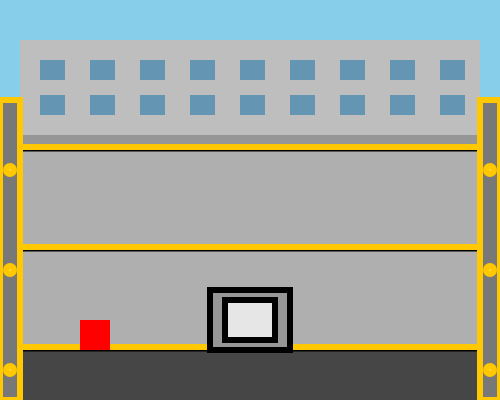
Frame 1 (no input)
Frame 60 (no input): identical to frame 1, image omitted
Frame 120 (the mouse pressed at the canvas centre since frame 60): identical to frame 1, image omitted

The p5.js sketch that drew this single still picture (run headless with seeded random() and noise() and a simulated clock; from frame 60 on, the mouse is pressed at the canvas centre):

// p5.js sketch
// ── sketch.js
// Tarefa 4 - MEF Kestone Kapers
//Estados possíveis
const PARADO =0;
const SUBINDO =1;
const DESCENDO =2;
//Estado inicial
let estadoElevador = PARADO;

//Estados do personagem
const ANDANDO = 0;
const NO_ELEVADOR = 1;

let estadoPersonagem = ANDANDO;

// Locais do elevador nos pavimentos
// 0 = Pavimento 1
// 1 = Pavimento 2 
// 2 = Pavimento 3 
let pavimentos = [350,250,150];
let pavimentoElevador = 0;
let pavimentoPersonagem = 0;


// posição do personagem
let xPersonagem = 80;
let yPersonagem;

// posição do elevador
let xElevador = 210;
let yElevador;

// Tempo do elevador
let tempoElevador = 0;

function setup(){
  createCanvas(500,400);
  yPersonagem = pavimentos[pavimentoPersonagem] - 30;
  yElevador = pavimentos[pavimentoElevador] - 60;
}

function draw(){
  background(220);

  desenharCenario();
  atualizarElevador();
  movimentarPersonagem();
  desenharElevador();
  desenharPersonagem();
}

//Cenário

function desenharCenario(){

  // Céu
  background(135, 206, 235);

  // Prédio ao fundo
  fill(190, 190, 190);
  noStroke();
  rect(20, 40, 460, 310);

  // Janelas do prédio
  fill(100, 150, 180);

  for(let x = 40; x < 470; x += 50){
    for(let y = 60; y < 130; y += 35){
      rect(x, y, 25, 20);
    }
  }

  // Faixa decorativa do prédio
  fill(150, 150, 150);
  rect(20, 135, 460, 15);

  // Espaços entre os pavimentos
  fill(175, 175, 175);
  rect(20, 150, 460, 100);
  rect(20, 250, 460, 100);

  // Pavimento 1
  fill(70, 70, 70);
  rect(20, 350, 460, 50);

  // Linhas dos pavimentos
  stroke(0);
  strokeWeight(3);

  line(20, 350, 480, 350);
  line(20, 250, 480, 250);
  line(20, 150, 480, 150);

  // Faixas coloridas nas bordas dos pavimentos
  stroke(255, 200, 0);
  strokeWeight(6);

  line(20, 347, 480, 347);
  line(20, 247, 480, 247);
  line(20, 147, 480, 147);



  // Colunas laterais
  fill(120, 120, 120);

  rect(0, 100, 20, 300);
  rect(480, 100, 20, 300);

  // Pequenas luzes nas laterais
  fill(255, 220, 80);

  ellipse(10, 170, 8, 8);
  ellipse(490, 170, 8, 8);

  ellipse(10, 270, 8, 8);
  ellipse(490, 270, 8, 8);

  ellipse(10, 370, 8, 8);
  ellipse(490, 370, 8, 8);
}



//Atualização do Elevador (mesma lógica da gangorra da atividade 3)
function atualizarElevador(){
  tempoElevador++;
  //Elevador parado
  if(estadoElevador ===PARADO){
    //tempo de espera
    if(tempoElevador >120){
      //se estiver no 1, vai pro 2
      if(pavimentoElevador === 0){
        estadoElevador = SUBINDO;
      }
        //se estiver no 2, verificar de onde veio
      else if(pavimentoElevador === 1){
        if(proximoMovimento === SUBINDO){
          //Se o proximo movimento for para cima
          estadoElevador = SUBINDO;
        }
          //Se o proximo movimento for para baixo
        else{
          estadoElevador = DESCENDO;
        }
      }
      //Se estiver no 3, ele desce pro 2
      else if(pavimentoElevador === 2){
        estadoElevador = DESCENDO;
      }
      tempoElevador = 0;
    }
  }
  //Elevador subindo
  if(estadoElevador === SUBINDO){
    yElevador -=2;

    //Chegou ao proximo pavimento
    if(yElevador <= pavimentos[pavimentoElevador+1]-60){
      yElevador = pavimentos[pavimentoElevador +1] -60;
      pavimentoElevador++;
      estadoElevador = PARADO;
      tempoElevador =0;

      //quando chega ao pavimento 2, vindo do 1, o proximo movimento é subir pro 3
      if(pavimentoElevador ===1){
        proximoMovimento =SUBINDO;
      }
    }
  }
  //Elevador descendo
  if(estadoElevador === DESCENDO){
    yElevador +=2;

    //Chegou ao proximo pavimento
    if(
      yElevador >=
      pavimentos[pavimentoElevador -1] -60
    ) {

      yElevador =
        pavimentos[pavimentoElevador-1]-60;

      pavimentoElevador--;
      estadoElevador =PARADO;
      tempoElevador = 0;

      //Quando chega do 2 vindo do 3, o proximo movimento é descer pro 1
      if(pavimentoElevador ===1 ){
        proximoMovimento = DESCENDO;
      }
    }
  }

  //Personagem no elevador
  if(estadoPersonagem === NO_ELEVADOR){
    xPersonagem = xElevador +25;

    yPersonagem = yElevador +30;
    pavimentoPersonagem = pavimentoElevador;
  }
}
//Proximo movimento do elevador
let proximoMovimento = SUBINDO;


function desenharElevador(){
  fill(150);
  stroke(0);

  rect(
    xElevador,
    yElevador,
    80,
    60
  );

  fill(230);
  rect(
    xElevador+15,
    yElevador+10,
    50,
    40
  );

  fill(0);
  noStroke();
}

function desenharPersonagem(){
  fill(255,0,0);

  noStroke();

  rect(
    xPersonagem,
    yPersonagem,
    30,
    30
  );
}

function movimentarPersonagem(){
  //Andar apenas fora do Elevador
  if(estadoPersonagem === ANDANDO){
    if(keyIsDown(LEFT_ARROW)){
      xPersonagem -=3;
    }
    if(keyIsDown(RIGHT_ARROW)){
      xPersonagem +=3;
    }

    //Impede o personagem de sair da tela
    xPersonagem = constrain(xPersonagem,20,width-50);
  }
}

function keyPressed(){
  if(estadoPersonagem === ANDANDO){

    if(key === "e" || key === "E"){
      if(colidiuComElevador()){
        estadoPersonagem = NO_ELEVADOR;
        xPersonagem = xElevador +25;
        yPersonagem = yElevador +30;
      }
    }
  }

  else if(estadoPersonagem === NO_ELEVADOR){
    if(key === "e" || key === "E"){
      estadoPersonagem = ANDANDO;

      xPersonagem = xElevador +90;
      yPersonagem = pavimentos[pavimentoElevador] -30;
    }
  }
}

function colidiuComElevador(){
  return(
    xPersonagem +30 > xElevador &&

    xPersonagem <xElevador +80 &&

    yPersonagem +30 > yElevador &&

    yPersonagem <
    yElevador +60
  );
}
